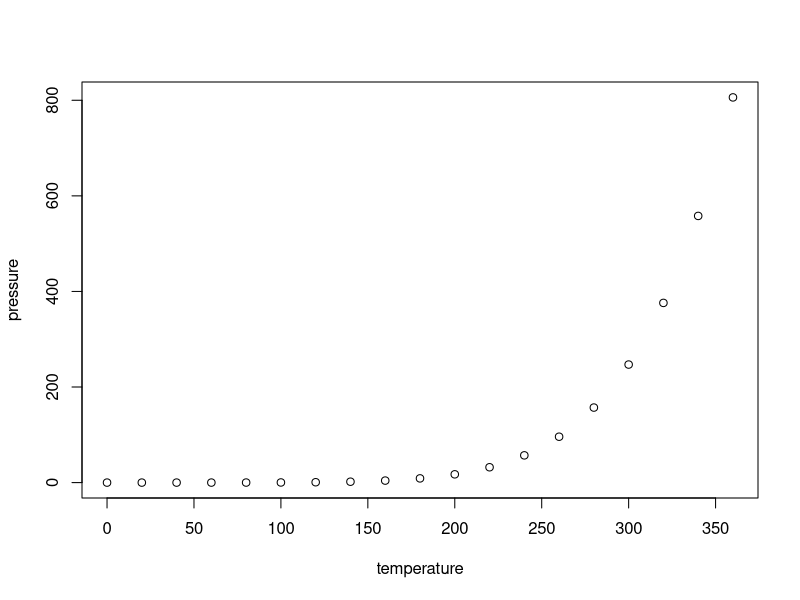
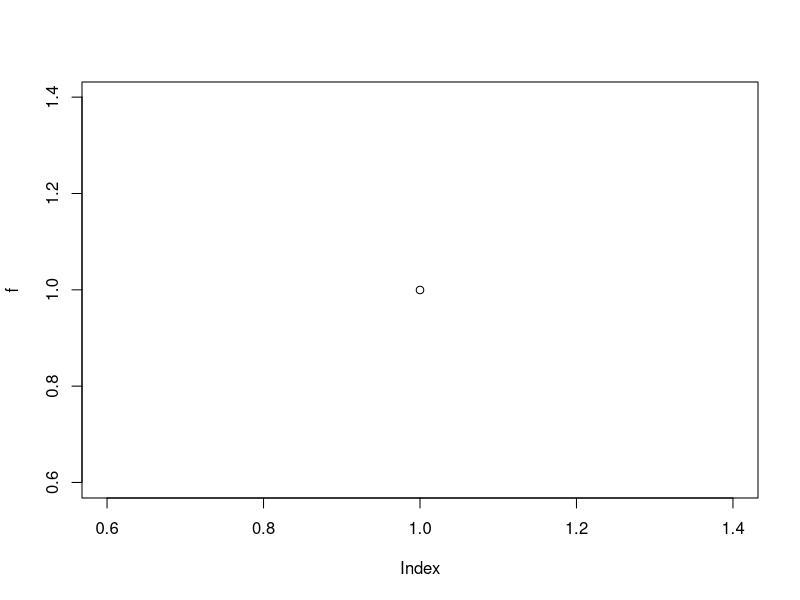

Generate these figures, in order, with R: (Note: this script raises an error after producing the figures.)
## ---- chunk 1
knitr::opts_chunk$set(echo = TRUE)
## ---- chunk 2
summary(cars)
## ---- chunk 3
plot(pressure)
## ---- chunk 4

dbinom(0, 25, 4/100)

f = pbinom(5, 25, 4/100)

plot( f)

## ---- chunk 5
dbinom(100, 100, 14/1000)

pbinom(5, 100, 14/1000)

1 - pbinom(42, 100, 42/100)



## ---- chunk 6
dbinom(0, 23, 4/100)

qbinom(0.5, 23, 42/100)

## ---- chunk 7
qbinom()
